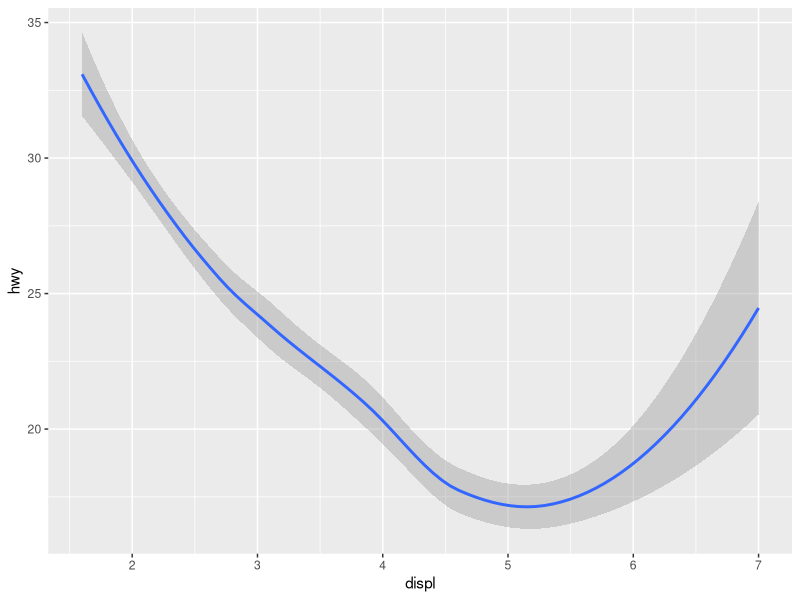
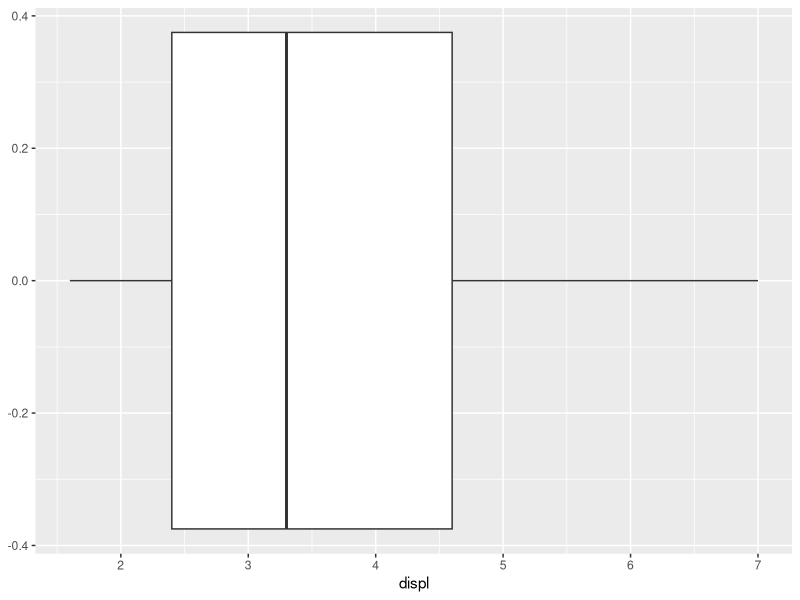
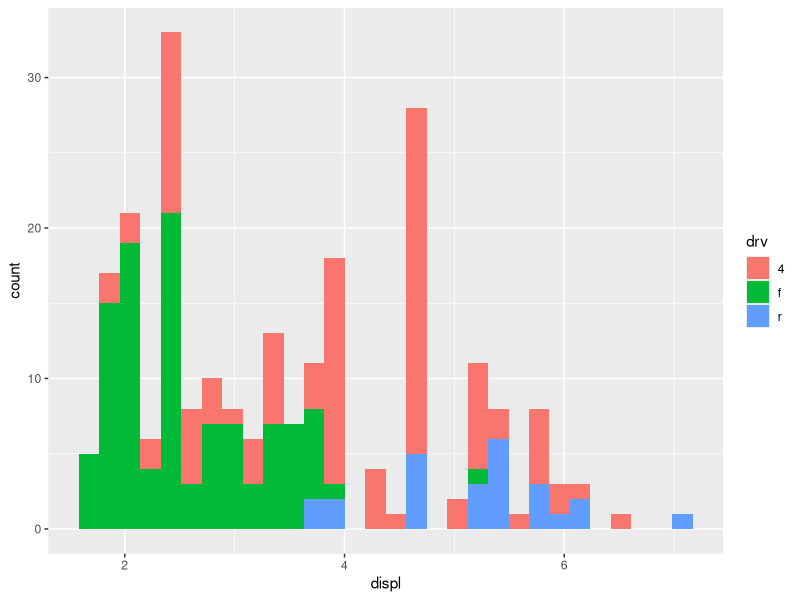
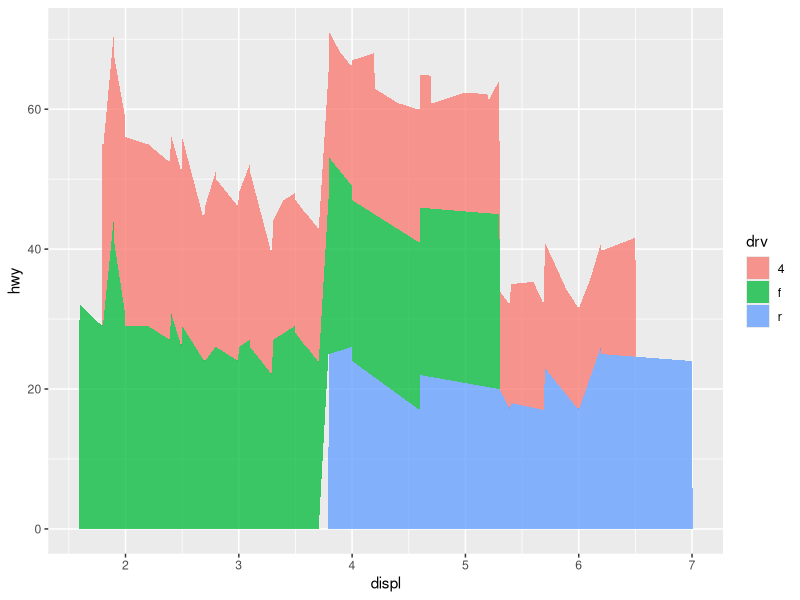
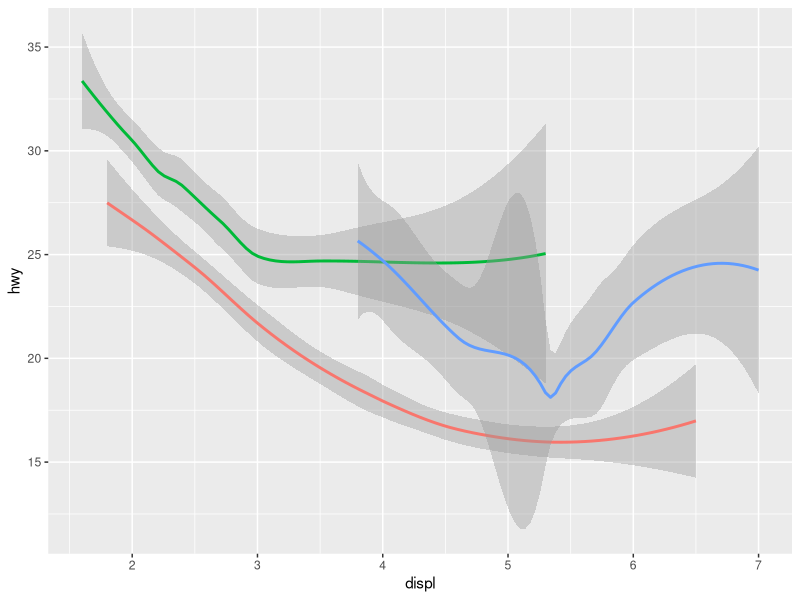
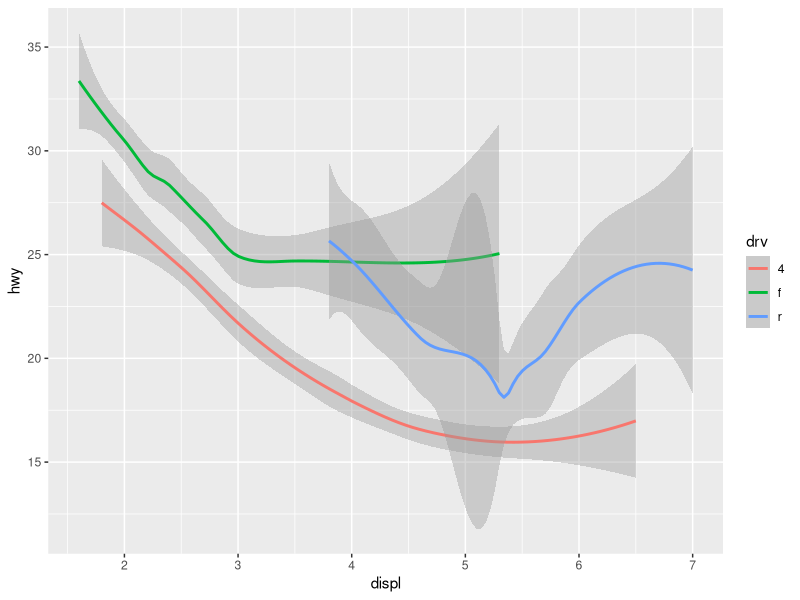
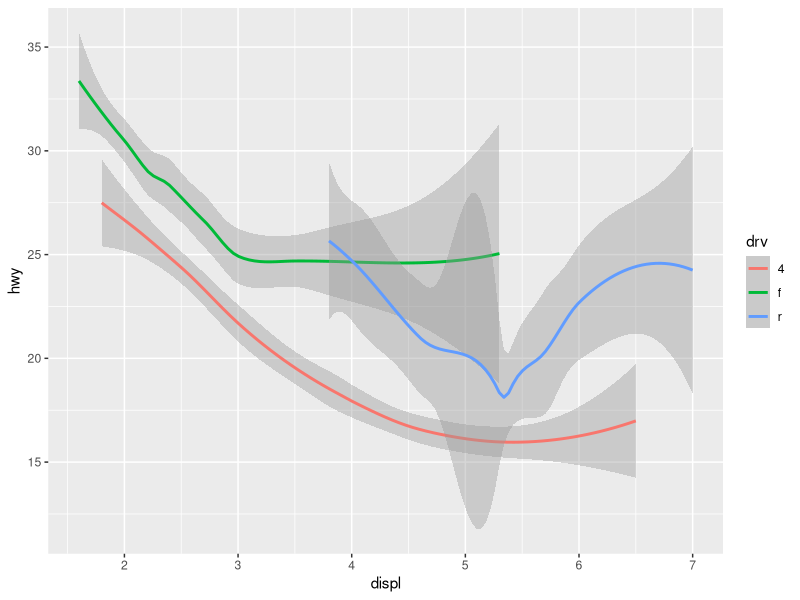
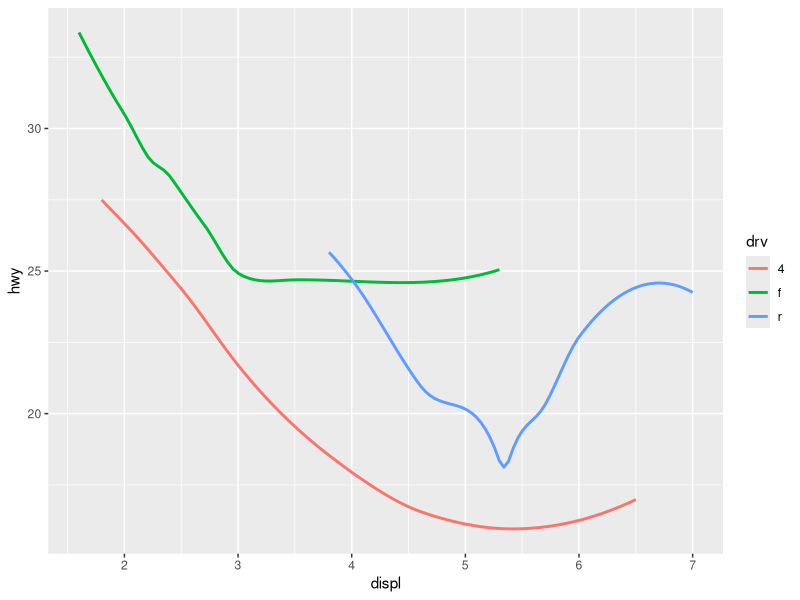

Recreate these plots in R, in order. (Note: this script raises an error after producing the figures.)
## ---- chunk 1
library(tidyverse)
ggplot(mpg, aes(displ, hwy)) + 
  geom_smooth()
## ---- chunk 2
library(tidyverse)
ggplot(mpg, aes(displ)) +
  geom_boxplot()
## ---- chunk 3
library(tidyverse)
ggplot(mpg, aes(displ, fill = drv)) +
  geom_histogram()
## ---- chunk 4
library(tidyverse)
ggplot(mpg, aes(displ, hwy, fill = drv)) +
  geom_area(alpha = 0.75)
## ---- chunk 5
ggplot(mpg, aes(x = displ, y = hwy)) +
  geom_smooth(aes(color = drv), show.legend = FALSE)
ggplot(mpg, aes(x = displ, y = hwy)) +
  geom_smooth(aes(color = drv), show.legend = TRUE)
## ---- chunk 6
ggplot(mpg,aes(displ, hwy)) + 
  geom_smooth(aes(color = drv), se = TRUE)
ggplot(mpg, aes(displ, hwy)) + 
  geom_smooth(aes(color = drv),se = FALSE)
## ---- chunk 7
# Scatterplot and lines
ggplot(mpg, aes(displ, hwy)) +
  geom_point() +
  geom_smooth(se = FALSE)

## Grouped
ggplot(mpg, aes(displ, hwy, group = drv)) +
  geom_point() +
  geom_smooth(se = FALSE)

## colored
ggplot(mpg,aes(displ, hwy, color = drv)) +
  geom_point() +
  geom_smooth(se = FALSE)

## scatter colored only
ggplot(mpg, aes(displ,hwy)) +
  geom_point(aes(color = drv)) +
  geom_smooth(se = FALSE)

## scatter colored, line distinct
ggplot(mpg,
       aes(displ, hwy)) +
  geom_point(aes(color = drv)) +
  geom_smooth(aes(linetype = drv), se = FALSE)

## scatter only, size and stroke
ggplot(mpg, aes(displ, hwy, color = drv)) +
  geom_point(size = 4 , color = "white") +
  geom_point()
## ---- chunk 8
ggplot(mpg, aes(displ, hwy)) +
  geom_point() +
  facet_wrap(~cyl)
## ---- chunk 9
ggplot(mpg, aes(displ, hwy)) +
  geom_point() +
  facet_grid(drv ~ cyl)
## ---- chunk 10
ggplot(mpg, aes(displ, hwy)) + 
  geom_point() +
  facet_grid(drv ~ cyl, scales = "free")

## ---- chunk 11
    ggplot(mpg, aes(displ, hwy)) +
      geom_point() +
      facet_grid(~cty)
## ---- chunk 12
    ggplot(mpg) +    geom_point(aes(x = drv, y = cyl))
## ---- chunk 13
ggplot(mpg) +
  geom_point(aes(x = displ, y = hwy)) +
  facet_grid(drv ~ .)

ggplot(mpg) +
  geom_point(aes(x = displ, y = hwy)) +
  facet_grid(. ~ cyl)
## ---- chunk 14
ggplot(mpg) +
  geom_point(aes(x = displ, y = hwy)) +
  facet_wrap(~ cyl, nrow = 2)

ggplot(mpg, aes(displ, hwy, color = cyl)) +
  geom_point()
## ---- chunk 15

ggplot(mpg, aes(displ, hwy)) +
  geom_point() +
  facet_wrap(~cyl)

ggplot(mpg, aes(displ, hwy)) +
  geom_point() +
  facet_wrap(~cyl, nrow = 1)

ggplot(mpg, aes(displ, hwy)) +
  geom_point() +
  facet_wrap(~cyl, ncol = 1)

ggplot(mpg, aes(displ, hwy)) +
  geom_point() +
  facet_wrap(~cyl, as.table = FALSE)
## ---- chunk 16
    ggplot(mpg, aes(x = displ)) +
      geom_histogram() +
      facet_grid(drv ~ .)  

    ggplot(mpg, aes(x = displ)) +
      geom_histogram() +   
      facet_grid(. ~ drv)
## ---- chunk 17
ggplot(mpg) +
  geom_point(aes(x = displ, y = hwy)) +
  facet_grid(drv ~ .)

ggplot(mpg) +
  geom_point(aes(x = displ, y = hwy)) +
  facet_wrap(~drv, nrow = 3)

## ---- chunk 18
    ggplot(diamonds) + 
      stat_summary(
        aes(x = cut, y = depth),
        fun.min = min,
        fun.max = max,
        fun = median
      )

    diamonds |> 
      group_by(cut) |> 
      summarize(
        lower = min(depth),
        upper = max(depth),
        midpoint = median(depth)
      ) |> 
      ggplot(aes(cut, midpoint)) +
      geom_pointrange(aes(ymin = lower,
                          ymax = upper)
                      )
## ---- chunk 19
    ggplot(diamonds, aes(cut, price)) +
      geom_col()

    ggplot(diamonds, aes(cut)) +
      geom_bar(aes(weight = price))

## ---- chunk 20
?stat_smooth()
## ---- chunk 21
ggplot(diamonds, aes(x = cut, y = after_stat(prop))) + 
  geom_bar()

ggplot(diamonds, aes(x = cut, fill = color, y = after_stat(prop))) + 
  geom_bar()

ggplot(diamonds, aes(cut, after_stat(prop), group = 1)) + 
  geom_bar()

ggplot(diamonds, aes(cut, after_stat(prop), fill = color, group = color)) +
  geom_bar()
## ---- chunk 22
ggplot(mpg, aes(drv, fill = class)) +
  geom_bar()

ggplot(mpg, aes(drv, fill = class)) +
  geom_bar(position ="identity")

ggplot(mpg, aes(drv, fill = class)) +
  geom_bar(position ="identity", alpha = 0.25)

ggplot(mpg, aes(drv, color = class)) +
  geom_bar(position = "identity", fill = NA)

ggplot(mpg, aes(drv, fill = class)) +
  geom_bar(position ="fill")

ggplot(mpg, aes(drv, fill = class)) +
  geom_bar(position ="dodge")


## ---- chunk 23
ggplot(mpg, aes(displ, hwy)) +
  geom_point()

ggplot(mpg, aes(displ, hwy)) +
  geom_point(position = "jitter")

ggplot(mpg, aes(displ, hwy)) +
  geom_jitter()
## ---- chunk 24
# Points are stacked instead of precise, average less visible
ggplot(mpg, aes(x = cty, y = hwy)) + 
  geom_point()

# position argument jitter for precise points
ggplot(mpg, aes(cty, hwy)) +
  geom_point(position = "jitter")
## or use geom_jitter directly
ggplot(mpg, aes(cty, hwy)) +
  geom_jitter()
## ---- chunk 25
ggplot(mpg, aes(x = displ, y = hwy)) +
  geom_point()

ggplot(mpg, aes(x = displ, y = hwy)) +
  geom_point(position = "identity")

# argument position ="identity" is geom_point default
## ---- chunk 26
ggplot(mpg, aes(displ, hwy)) +
  geom_jitter(width = 0.25, height = 0.25)

ggplot(mpg, aes(displ, hwy)) +
  geom_jitter(width = 0.25, height = 0.25)

ggplot(mpg, aes(displ, hwy)) +
  geom_jitter(width = 0.5, height = 0.5)
## ---- chunk 27
# jitter sets overlapping point apart
ggplot(mpg, aes(displ, hwy)) +
  geom_jitter()
# count displays number of overlapping points by size
ggplot(mpg, aes(displ, hwy)) +
  geom_count()

ggplot(mpg, aes(displ, hwy, color = class)) +
  geom_jitter()

# can use jitter as part of count to set groupin apart
ggplot(mpg, aes(displ, hwy, color = class)) +
  geom_count(position = "jitter")
## ---- chunk 28
# dodge2 is default
ggplot(mpg, aes(displ, hwy, group = class, fill = class)) +
  geom_boxplot()

ggplot(mpg, aes(displ, hwy, group = class, fill = class)) +
  geom_boxplot(position = "dodge2")

# dodge impractical for x values overlap
ggplot(mpg, aes(hwy, hwy, group = class, fill = class)) +
  geom_boxplot(position = "dodge")
# same result with categorical values
ggplot(mpg, aes(class, hwy, group = class, fill = class)) +
  geom_boxplot(position = "dodge")
# boxplot ng 4 discrete values
ggplot(mpg, aes(cyl, hwy, group = class, fill = class)) +
  geom_boxplot(position = "dodge2")

## ---- chunk 29
nz <- map_data("nz")

ggplot(nz, aes(long, lat, group = group)) +
  geom_polygon(fill = "white", color = "black")

ggplot(nz, aes(long, lat, group = group)) +
  geom_polygon(fill = "white", color = "black") +
  coord_quickmap()

## ---- chunk 30
bar <- ggplot(data = diamonds) +
  geom_bar(
    mapping = aes(clarity, fill = clarity),
    show.legend = FALSE,
    width = 1
  ) +
  theme(aspect.ratio = 1)

  bar + coord_flip()
  bar + coord_polar()
## ---- chunk 31
ggplot(mpg, aes(class, fill = class)) +
  geom_bar() +
  coord_polar()
## ---- chunk 32
# coord_map needs coorect projection as argument
ggplot(map_data("nz"), aes(long, lat, group = group)) +
  geom_polygon(fill = "white", color = "black") +
  coord_map()
# coord_quickmap approximates the projection
ggplot(map_data("nz"), aes(long, lat, group = group)) +
  geom_polygon(fill = "white", color = "black") +
  coord_quickmap()
## ---- chunk 33
# hwy / cty > 1; more hwy, the more cty
ggplot(data = mpg, mapping = aes(x = cty, y = hwy)) +
  geom_point() + 
  geom_abline() +
  coord_fixed()
# coord_fixed = axis-ratio 1:1
ggplot(data = mpg, mapping = aes(x = cty, y = hwy)) +
  geom_point() + 
  geom_abline()
# geom_abline = baseline 1:1-Ratio
ggplot(data = mpg, mapping = aes(x = cty, y = hwy)) +
  geom_point() + 
  coord_fixed()
